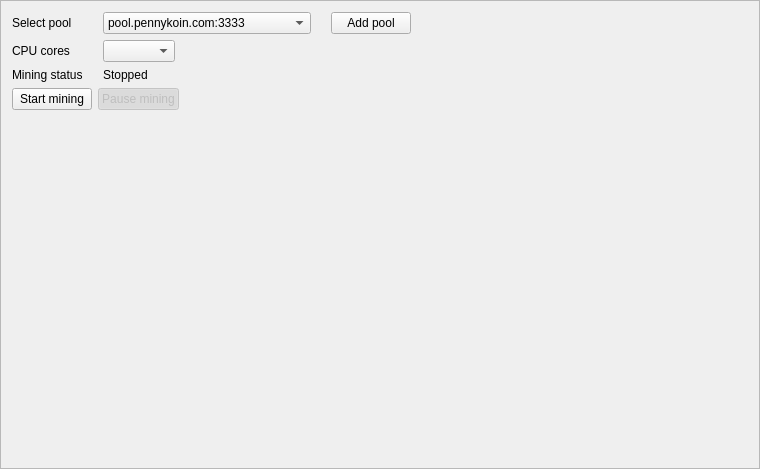
<?xml version="1.0" encoding="UTF-8"?>
<ui version="4.0">
 <class>MiningFrame</class>
 <widget class="QFrame" name="MiningFrame">
  <property name="geometry">
   <rect>
    <x>0</x>
    <y>0</y>
    <width>760</width>
    <height>469</height>
   </rect>
  </property>
  <property name="windowTitle">
   <string>Frame</string>
  </property>
  <property name="frameShape">
   <enum>QFrame::StyledPanel</enum>
  </property>
  <property name="frameShadow">
   <enum>QFrame::Raised</enum>
  </property>
  <layout class="QVBoxLayout" name="verticalLayout">
   <item>
    <layout class="QGridLayout" name="gridLayout" columnstretch="0,1,2">
     <property name="horizontalSpacing">
      <number>20</number>
     </property>
     <item row="2" column="0">
      <widget class="QLabel" name="label_3">
       <property name="text">
        <string>Mining status</string>
       </property>
      </widget>
     </item>
     <item row="0" column="1">
      <widget class="QComboBox" name="m_poolCombo">
       <property name="editable">
        <bool>false</bool>
       </property>
       <property name="currentText">
        <string>pool.pennykoin.com:3333</string>
       </property>
       <property name="currentIndex">
        <number>0</number>
       </property>
       <item>
        <property name="text">
         <string>pool.pennykoin.com:3333</string>
        </property>
       </item>
      </widget>
     </item>
     <item row="1" column="0">
      <widget class="QLabel" name="label_2">
       <property name="text">
        <string>CPU cores</string>
       </property>
      </widget>
     </item>
     <item row="0" column="0">
      <widget class="QLabel" name="label">
       <property name="text">
        <string>Select pool</string>
       </property>
      </widget>
     </item>
     <item row="1" column="1" alignment="Qt::AlignLeft">
      <widget class="QComboBox" name="m_cpuCombo"/>
     </item>
     <item row="2" column="1">
      <widget class="QLabel" name="m_stateLabel">
       <property name="text">
        <string>Stopped</string>
       </property>
      </widget>
     </item>
     <item row="0" column="2" alignment="Qt::AlignLeft">
      <widget class="QPushButton" name="m_addPoolButton">
       <property name="text">
        <string>Add pool</string>
       </property>
      </widget>
     </item>
    </layout>
   </item>
   <item>
    <layout class="QHBoxLayout" name="horizontalLayout">
     <item>
      <widget class="QPushButton" name="m_startButton">
       <property name="text">
        <string>Start mining</string>
       </property>
       <property name="checkable">
        <bool>true</bool>
       </property>
       <attribute name="buttonGroup">
        <string notr="true">m_miningButtonGroup</string>
       </attribute>
      </widget>
     </item>
     <item>
      <widget class="QPushButton" name="m_stopButton">
       <property name="enabled">
        <bool>false</bool>
       </property>
       <property name="text">
        <string>Pause mining</string>
       </property>
       <property name="checkable">
        <bool>true</bool>
       </property>
       <property name="checked">
        <bool>true</bool>
       </property>
       <attribute name="buttonGroup">
        <string notr="true">m_miningButtonGroup</string>
       </attribute>
      </widget>
     </item>
     <item>
      <spacer name="horizontalSpacer">
       <property name="orientation">
        <enum>Qt::Horizontal</enum>
       </property>
       <property name="sizeHint" stdset="0">
        <size>
         <width>40</width>
         <height>20</height>
        </size>
       </property>
      </spacer>
     </item>
    </layout>
   </item>
   <item>
    <spacer name="verticalSpacer">
     <property name="orientation">
      <enum>Qt::Vertical</enum>
     </property>
     <property name="sizeHint" stdset="0">
      <size>
       <width>20</width>
       <height>40</height>
      </size>
     </property>
    </spacer>
   </item>
  </layout>
 </widget>
 <resources/>
 <connections>
  <connection>
   <sender>m_startButton</sender>
   <signal>toggled(bool)</signal>
   <receiver>m_startButton</receiver>
   <slot>setDisabled(bool)</slot>
   <hints>
    <hint type="sourcelabel">
     <x>71</x>
     <y>117</y>
    </hint>
    <hint type="destinationlabel">
     <x>71</x>
     <y>117</y>
    </hint>
   </hints>
  </connection>
  <connection>
   <sender>m_stopButton</sender>
   <signal>toggled(bool)</signal>
   <receiver>m_stopButton</receiver>
   <slot>setDisabled(bool)</slot>
   <hints>
    <hint type="sourcelabel">
     <x>194</x>
     <y>117</y>
    </hint>
    <hint type="destinationlabel">
     <x>194</x>
     <y>117</y>
    </hint>
   </hints>
  </connection>
  <connection>
   <sender>m_miningButtonGroup</sender>
   <signal>buttonClicked(QAbstractButton*)</signal>
   <receiver>MiningFrame</receiver>
   <slot>startStopClicked(QAbstractButton*)</slot>
   <hints>
    <hint type="sourcelabel">
     <x>-1</x>
     <y>-1</y>
    </hint>
    <hint type="destinationlabel">
     <x>379</x>
     <y>234</y>
    </hint>
   </hints>
  </connection>
  <connection>
   <sender>m_addPoolButton</sender>
   <signal>clicked()</signal>
   <receiver>MiningFrame</receiver>
   <slot>addPoolClicked()</slot>
   <hints>
    <hint type="sourcelabel">
     <x>380</x>
     <y>29</y>
    </hint>
    <hint type="destinationlabel">
     <x>379</x>
     <y>234</y>
    </hint>
   </hints>
  </connection>
 </connections>
 <slots>
  <slot>startStopClicked(QAbstractButton*)</slot>
  <slot>addPoolClicked()</slot>
 </slots>
 <buttongroups>
  <buttongroup name="m_miningButtonGroup"/>
 </buttongroups>
</ui>
